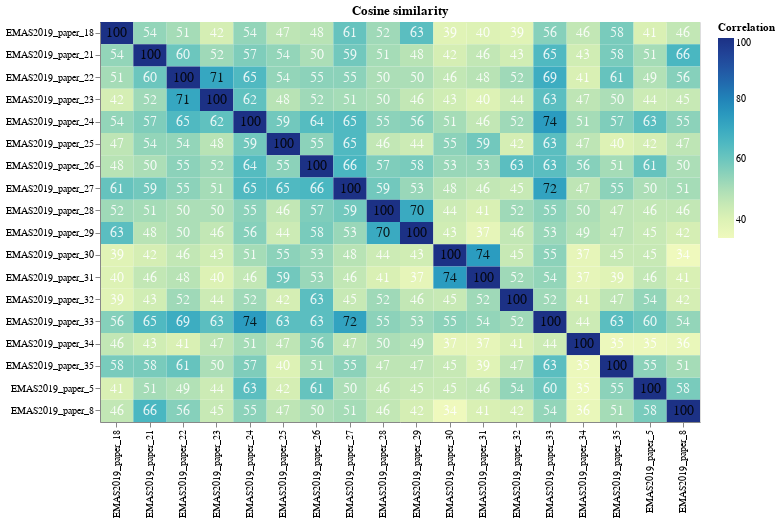

The cell this chart's notebook holds for it:
### Code cell
#hide
# hiding these results since pearson, inner and cosine are very close
dfplot = pd.DataFrame({'x': dfcosine["paper_a"].ravel(),
                   'y': dfcosine["paper_b"].ravel(),
                   'Correlation': dfcosine["correlation"].ravel()})

chart = alt.Chart(dfplot).mark_rect().encode(
    x=alt.X('x:O', axis=alt.Axis(title="")),
    y=alt.Y('y:O', axis=alt.Axis(title="")),
    color='Correlation:Q'
).properties(
    title=["Cosine similarity"]
)

text = chart.mark_text(baseline='middle').encode(
    text='Correlation:Q',
    color=alt.condition(
        alt.datum.Correlation >= 70,
        alt.value('black'),
        alt.value('white')
    ),
    size=alt.value(14),
    opacity=alt.value(0.85)
)

# Draw the chart
plot = chart.properties(width=CHART_WIDTH, height=CHART_HEIGHT) + text
plot

### Figure 1 — Vega-Lite specification as saved in the notebook (floating-point values rounded to 4 significant figures; data arrays with more than 128 entries replaced by an {"elided": "..."} marker saying what was removed)
{"config": {"view": {"continuousWidth": 400, "continuousHeight": 300}}, "layer": [{"mark": "rect", "encoding": {"color": {"type": "quantitative", "field": "Correlation"}, "x": {"type": "ordinal", "axis": {"title": ""}, "field": "x"}, "y": {"type": "ordinal", "axis": {"title": ""}, "field": "y"}}, "height": 400, "title": ["Cosine similarity"], "width": 600}, {"mark": {"type": "text", "baseline": "middle"}, "encoding": {"color": {"condition": {"value": "black", "test": "(datum.Correlation >= 70)"}, "value": "white"}, "opacity": {"value": 0.85}, "size": {"value": 14}, "text": {"type": "quantitative", "field": "Correlation"}, "x": {"type": "ordinal", "axis": {"title": ""}, "field": "x"}, "y": {"type": "ordinal", "axis": {"title": ""}, "field": "y"}}, "title": ["Cosine similarity"]}], "data": {"name": "data-291e7ebf2cd81792c89769c09cf03d47"}, "$schema": "https://vega.github.io/schema/vega-lite/v4.8.1.json", "datasets": {"data-291e7ebf2cd81792c89769c09cf03d47": {"elided": "324 records"}}}
